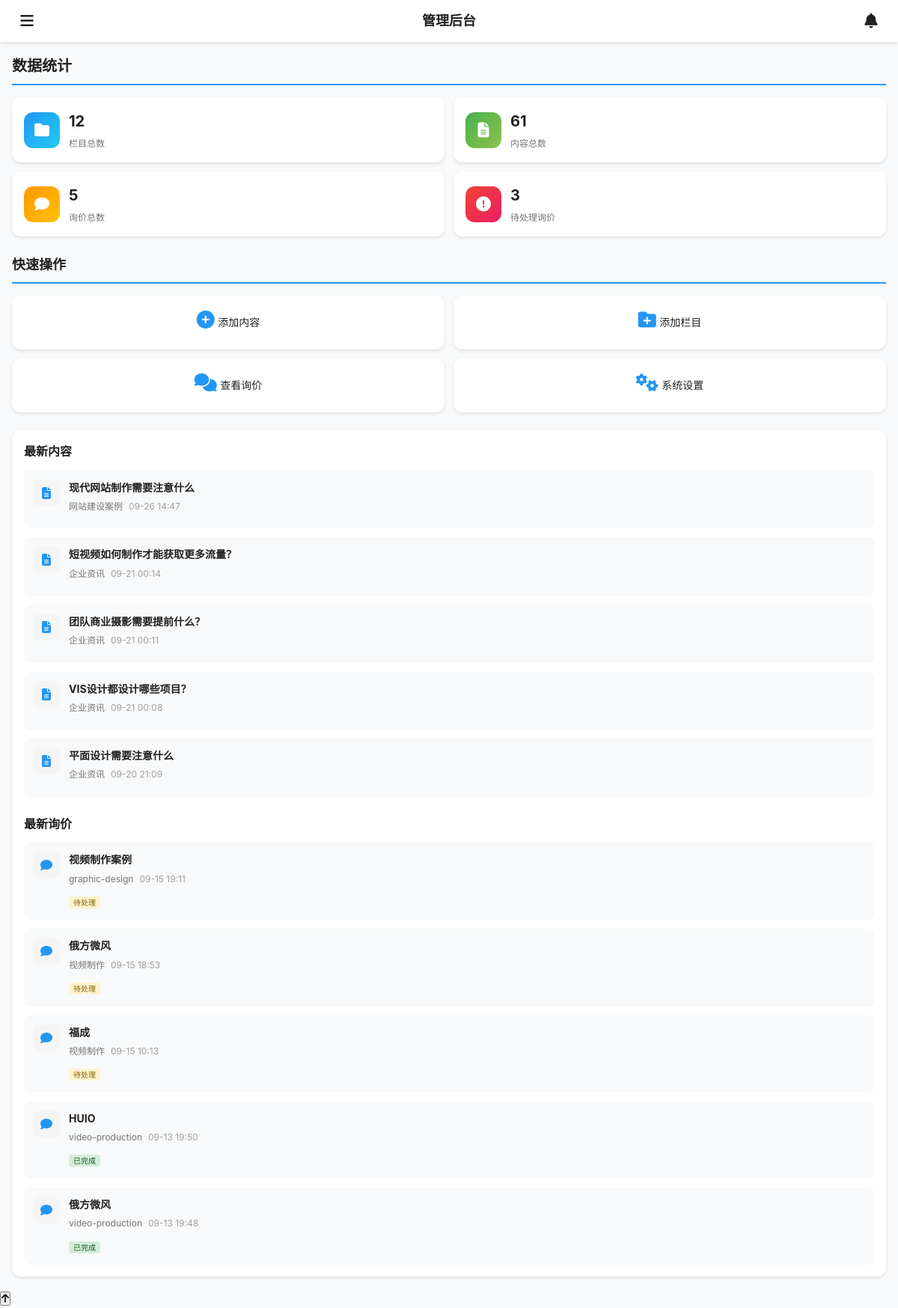
/appadmin/index.php (signed in), run on the app's committed database.
### tables this page shows
CREATE TABLE `contents` (
  `id` int(11) NOT NULL AUTO_INCREMENT,
  `category_id` int(11) NOT NULL COMMENT '栏目ID',
  `title` varchar(200) NOT NULL COMMENT '标题',
  `slug` varchar(200) NOT NULL COMMENT 'URL别名',
  `summary` text COMMENT '摘要',
  `content` longtext COMMENT '内容',
  `thumbnail` varchar(500) DEFAULT NULL COMMENT '缩略图',
  `images` json DEFAULT NULL COMMENT '图片集合',
  `videos` json DEFAULT NULL COMMENT '视频集合',
  `tags` varchar(500) DEFAULT NULL COMMENT '标签',
  `view_count` int(11) NOT NULL DEFAULT '0' COMMENT '浏览量',
  `sort_order` int(11) NOT NULL DEFAULT '0' COMMENT '排序',
  `is_featured` tinyint(1) NOT NULL DEFAULT '0' COMMENT '是否推荐',
  `is_published` tinyint(1) NOT NULL DEFAULT '1' COMMENT '是否发布',
  `published_at` timestamp NULL DEFAULT NULL COMMENT '发布时间',
  `seo_title` varchar(200) DEFAULT NULL COMMENT 'SEO标题',
  `seo_keywords` varchar(500) DEFAULT NULL COMMENT 'SEO关键词',
  `seo_description` varchar(500) DEFAULT NULL COMMENT 'SEO描述',
  `created_at` timestamp NOT NULL DEFAULT CURRENT_TIMESTAMP COMMENT '创建时间',
  `updated_at` timestamp NOT NULL DEFAULT CURRENT_TIMESTAMP ON UPDATE CURRENT_TIMESTAMP COMMENT '更新时间',
  PRIMARY KEY (`id`),
  UNIQUE KEY `slug` (`slug`),
  KEY `category_id` (`category_id`),
  KEY `is_published` (`is_published`),
  KEY `is_featured` (`is_featured`),
  KEY `sort_order` (`sort_order`)
);

CREATE TABLE `categories` (
  `id` int(11) NOT NULL AUTO_INCREMENT,
  `name` varchar(100) NOT NULL COMMENT '栏目名称',
  `slug` varchar(100) NOT NULL COMMENT 'URL别名',
  `description` text COMMENT '栏目描述',
  `channel_content` longtext COMMENT '频道页面内容',
  `template_type` enum('channel','list','content') NOT NULL DEFAULT 'list' COMMENT '模板类型',
  `template_file` varchar(100) DEFAULT NULL COMMENT '模板文件名',
  `parent_id` int(11) NOT NULL DEFAULT '0' COMMENT '父栏目ID',
  `sort_order` int(11) NOT NULL DEFAULT '0' COMMENT '排序',
  `is_active` tinyint(1) NOT NULL DEFAULT '1' COMMENT '是否启用',
  `meta_title` varchar(200) DEFAULT NULL COMMENT 'SEO标题',
  `meta_keywords` varchar(500) DEFAULT NULL COMMENT 'SEO关键词',
  `meta_description` varchar(500) DEFAULT NULL COMMENT 'SEO描述',
  `created_at` timestamp NOT NULL DEFAULT CURRENT_TIMESTAMP COMMENT '创建时间',
  `updated_at` timestamp NOT NULL DEFAULT CURRENT_TIMESTAMP ON UPDATE CURRENT_TIMESTAMP COMMENT '更新时间',
  `content_template_id` int(11) DEFAULT NULL COMMENT '内容模板ID',
  PRIMARY KEY (`id`),
  UNIQUE KEY `slug` (`slug`),
  KEY `parent_id` (`parent_id`),
  KEY `sort_order` (`sort_order`),
  KEY `is_active` (`is_active`),
  KEY `idx_template_file` (`template_file`),
  KEY `idx_content_template_id` (`content_template_id`)
);

CREATE TABLE `inquiries` (
  `id` int(11) NOT NULL AUTO_INCREMENT,
  `name` varchar(100) NOT NULL COMMENT '姓名',
  `company` varchar(200) DEFAULT NULL COMMENT '公司名称',
  `phone` varchar(20) NOT NULL COMMENT '联系电话',
  `email` varchar(100) DEFAULT NULL COMMENT '邮箱',
  `service_type` varchar(100) NOT NULL COMMENT '服务类型',
  `budget` varchar(50) DEFAULT NULL COMMENT '预算范围',
  `project_description` text COMMENT '项目描述',
  `requirements` text COMMENT '具体需求',
  `timeline` varchar(100) DEFAULT NULL COMMENT '预期时间',
  `source` varchar(50) DEFAULT 'website' COMMENT '来源渠道',
  `status` enum('pending','processing','completed','cancelled') NOT NULL DEFAULT 'pending' COMMENT '处理状态',
  `priority` enum('low','normal','high','urgent') DEFAULT 'normal' COMMENT '优先级',
  `notes` text COMMENT '备注',
  `response_content` text COMMENT '回复内容',
  `response_at` datetime DEFAULT NULL COMMENT '回复时间',
  `assigned_to` int(11) DEFAULT NULL COMMENT '分配给谁',
  `followed_up_at` timestamp NULL DEFAULT NULL COMMENT '跟进时间',
  `created_at` timestamp NOT NULL DEFAULT CURRENT_TIMESTAMP COMMENT '创建时间',
  `updated_at` timestamp NOT NULL DEFAULT CURRENT_TIMESTAMP ON UPDATE CURRENT_TIMESTAMP COMMENT '更新时间',
  PRIMARY KEY (`id`),
  KEY `status` (`status`),
  KEY `service_type` (`service_type`),
  KEY `created_at` (`created_at`),
  KEY `priority` (`priority`),
  KEY `assigned_to` (`assigned_to`)
);

### includes/functions.php (called while the page is built, shortened)
<?php
function format_date($date, $format = 'Y-m-d H:i:s') {
    return date($format, strtotime($date));
}
function truncate_string($string, $length = 100, $suffix = '...') {
    if (mb_strlen($string, 'UTF-8') <= $length) {
        return $string;
    }
    return mb_substr($string, 0, $length, 'UTF-8') . $suffix;
}
?>

### appadmin/index.php (the view, shortened to what this page needs)
<?php
require_once '../includes/functions.php';
try {
    $stats = [];
    $stmt = $db->prepare("SELECT COUNT(*) as total FROM categories");
    $stmt->execute();
    $stats['categories'] = $stmt->fetch()['total'];
    $stmt = $db->prepare("SELECT COUNT(*) as total FROM contents");
    $stmt->execute();
    $stats['contents'] = $stmt->fetch()['total'];
    $stmt = $db->prepare("SELECT COUNT(*) as total FROM contents WHERE is_published = 1");
    $stmt->execute();
    $stats['published_contents'] = $stmt->fetch()['total'];
    $stmt = $db->prepare("SELECT COUNT(*) as total FROM inquiries");
    $stmt->execute();
    $stats['inquiries'] = $stmt->fetch()['total'];
    $stmt = $db->prepare("SELECT COUNT(*) as total FROM inquiries WHERE status = 'pending'");
    $stmt->execute();
    $stats['pending_inquiries'] = $stmt->fetch()['total'];
    $stmt = $db->prepare("SELECT COUNT(*) as total FROM contents WHERE DATE(created_at) = CURDATE()");
    $stmt->execute();
    $stats['today_contents'] = $stmt->fetch()['total'];
    $stmt = $db->prepare("SELECT COUNT(*) as total FROM inquiries WHERE DATE(created_at) = CURDATE()");
    $stmt->execute();
    $stats['today_inquiries'] = $stmt->fetch()['total'];
    $stmt = $db->prepare("SELECT c.id, c.title, c.created_at, cat.name as category_name
                          FROM contents c
                          LEFT JOIN categories cat ON c.category_id = cat.id
                          ORDER BY c.created_at DESC LIMIT 5");
    $stmt->execute();
    $latest_contents = $stmt->fetchAll();
    $stmt = $db->prepare("SELECT id, name, service_type, created_at, status FROM inquiries ORDER BY created_at DESC LIMIT 5");
    $stmt->execute();
    $latest_inquiries = $stmt->fetchAll();
} catch(PDOException $e) {
    $stats = [];
    $latest_contents = [];
    $latest_inquiries = [];
}
?>
<!DOCTYPE html>
<html lang="zh-CN">
<head>
    <link rel="stylesheet" href="https://unpkg.com/layui@2.8.0/dist/css/layui.css">
    <link rel="stylesheet" href="assets/css/mobile-admin.css">
    <link rel="stylesheet" href="https://cdnjs.cloudflare.com/ajax/libs/font-awesome/6.4.0/css/all.min.css">
</head>
<body>
    <div class="mobile-layout">
        <div class="mobile-header">
            <div class="header-left">
                <button class="menu-toggle" id="menuToggle">
                    <i class="fas fa-bars"></i>
                </button>
            </div>
            <div class="header-title">
                <h1>管理后台</h1>
            </div>
            <div class="header-right">
                <button class="notification-btn" id="notificationBtn">
                    <i class="fas fa-bell"></i>
                </button>
            </div>
        </div>
        <div class="mobile-main">
            <div class="dashboard-stats">
                <h2 class="section-title">数据统计</h2>
                <div class="stats-grid">
                    <div class="stat-card">
                        <div class="stat-icon bg-blue">
                            <i class="fas fa-folder"></i>
                        </div>
                        <div class="stat-info">
                            <h3><?php echo $stats['categories'] ?? 0; ?></h3>
                            <p>栏目总数</p>
                        </div>
                    </div>
                    <div class="stat-card">
                        <div class="stat-icon bg-green">
                            <i class="fas fa-file-alt"></i>
                        </div>
                        <div class="stat-info">
                            <h3><?php echo $stats['contents'] ?? 0; ?></h3>
                            <p>内容总数</p>
                        </div>
                    </div>
                    <div class="stat-card">
                        <div class="stat-icon bg-orange">
                            <i class="fas fa-comment"></i>
                        </div>
                        <div class="stat-info">
                            <h3><?php echo $stats['inquiries'] ?? 0; ?></h3>
                            <p>询价总数</p>
                        </div>
                    </div>
                    <div class="stat-card">
                        <div class="stat-icon bg-red">
                            <i class="fas fa-exclamation-circle"></i>
                        </div>
                        <div class="stat-info">
                            <h3><?php echo $stats['pending_inquiries'] ?? 0; ?></h3>
                            <p>待处理询价</p>
                        </div>
                    </div>
                </div>
            </div>
            <div class="quick-actions">
                <h2 class="section-title">快速操作</h2>
                <div class="actions-grid">
                    <a href="modules/content/add.php" class="action-card">
                        <i class="fas fa-plus-circle"></i>
                        <span>添加内容</span>
                    </a>
                    <a href="modules/category/add.php" class="action-card">
                        <i class="fas fa-folder-plus"></i>
                        <span>添加栏目</span>
                    </a>
                    <a href="modules/inquiry/" class="action-card">
                        <i class="fas fa-comments"></i>
                        <span>查看询价</span>
                    </a>
                    <a href="modules/system/" class="action-card">
                        <i class="fas fa-cogs"></i>
                        <span>系统设置</span>
                    </a>
                </div>
            </div>
            <div class="recent-activity">
                <div class="activity-section">
                    <h2>最新内容</h2>
                    <div class="activity-list">
                        <?php if (empty($latest_contents)): ?>
                            <p class="no-data">暂无内容</p>
                        <?php else: ?>
                            <?php foreach ($latest_contents as $content): ?>
                            <div class="activity-item">
                                <div class="item-icon">
                                    <i class="fas fa-file-alt"></i>
                                </div>
                                <div class="item-content">
                                    <h4>
                                        <a href="modules/content/edit.php?id=<?php echo $content['id']; ?>">
                                            <?php echo truncate_string($content['title'], 30); ?>
                                        </a>
                                    </h4>
                                    <p class="item-meta">
                                        <span class="category"><?php echo $content['category_name'] ?? '未分类'; ?></span>
                                        <span class="time"><?php echo format_date($content['created_at'], 'm-d H:i'); ?></span>
                                    </p>
                                </div>
                            </div>
                            <?php endforeach; ?>
                        <?php endif; ?>
                    </div>
                </div>
                <div class="activity-section">
                    <h2>最新询价</h2>
                    <div class="activity-list">
                        <?php if (empty($latest_inquiries)): ?>
                            <p class="no-data">暂无询价</p>
                        <?php else: ?>
                            <?php foreach ($latest_inquiries as $inquiry): ?>
                            <div class="activity-item">
                                <div class="item-icon">
                                    <i class="fas fa-comment"></i>
                                </div>
                                <div class="item-content">
                                    <h4>
                                        <a href="modules/inquiry/view.php?id=<?php echo $inquiry['id']; ?>">
                                            <?php echo $inquiry['name']; ?>
                                        </a>
                                    </h4>
                                    <p class="item-meta">
                                        <span class="service"><?php echo $inquiry['service_type']; ?></span>
                                        <span class="time"><?php echo format_date($inquiry['created_at'], 'm-d H:i'); ?></span>
                                    </p>
                                    <div class="item-status">
                                        <?php
                                        $status_map = ['pending' => '待处理', 'processing' => '处理中', 'completed' => '已完成'];
                                        $status_class = ['pending' => 'status-pending', 'processing' => 'status-processing', 'completed' => 'status-completed'];
                                        echo '<span class="status-badge ' . ($status_class[$inquiry['status']] ?? '') . '">' . ($status_map[$inquiry['status']] ?? $inquiry['status']) . '</span>';
                                        ?>
                                    </div>
                                </div>
                            </div>
                            <?php endforeach; ?>
                        <?php endif; ?>
                    </div>
                </div>
            </div>
        </div>
    </div>
</body>
</html>

### data on the page
contents: title "现代网站制作需要注意什么", category.name "网站建设案例", created_at "09-26 14:47"
contents: title "短视频如何制作才能获取更多流量？", category.name "企业资讯", created_at "09-21 00:14"
contents: title "团队商业摄影需要提前什么？", category.name "企业资讯", created_at "09-21 00:11"
contents: title "VIS设计都设计哪些项目？", category.name "企业资讯", created_at "09-21 00:08"
contents: title "平面设计需要注意什么", category.name "企业资讯", created_at "09-20 21:09"
inquiries: name "视频制作案例", service_type "graphic-design", created_at "09-15 19:11", status "待处理"
inquiries: name "俄方微风", service_type "视频制作", created_at "09-15 18:53", status "待处理"
inquiries: name "福成", service_type "视频制作", created_at "09-15 10:13", status "待处理"
inquiries: name "HUIO", service_type "video-production", created_at "09-13 19:50", status "已完成"
inquiries: name "俄方微风", service_type "video-production", created_at "09-13 19:48", status "已完成"

### other printed values
$stats['categories'] "12"
$stats['contents'] "61"
$stats['inquiries'] "5"
$stats['pending_inquiries'] "3"
